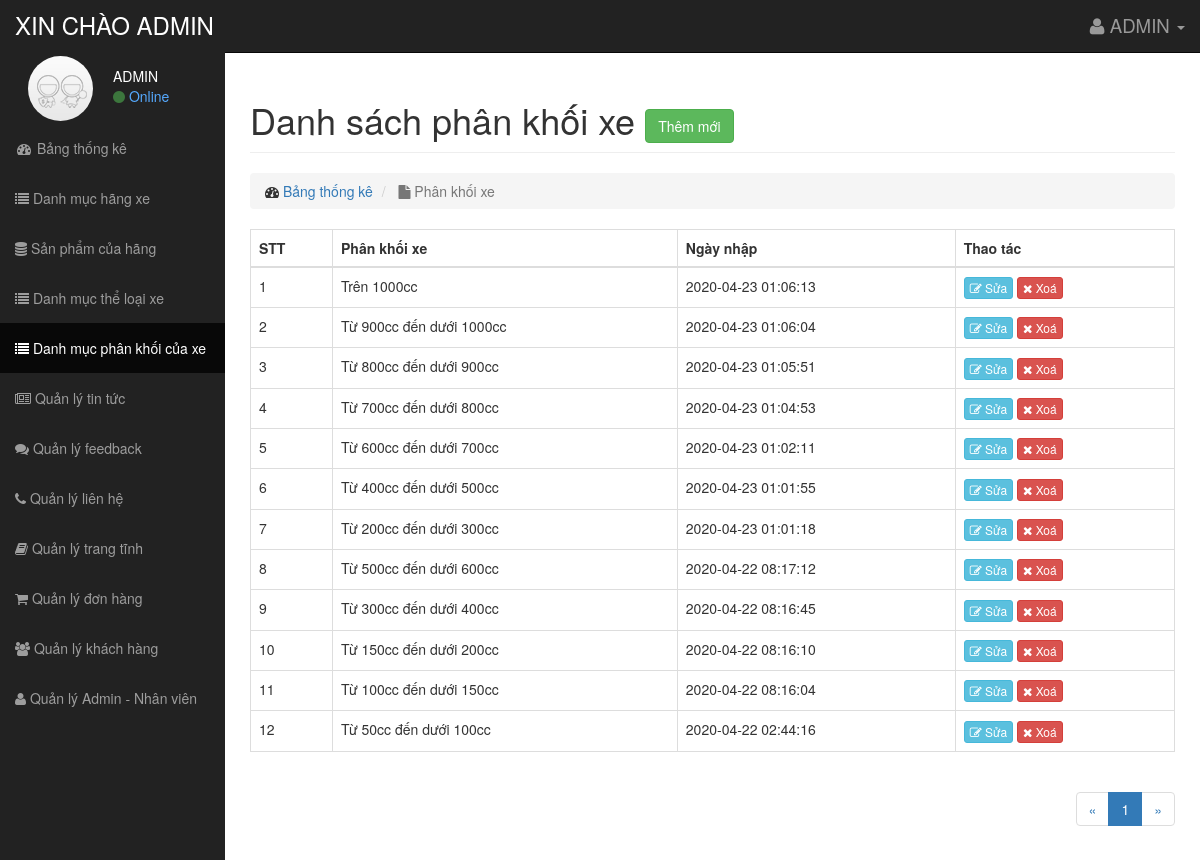
Page /damme/admin/modules/phankhoi/index.php (signed in) on the committed database.
### tables this page shows
CREATE TABLE `phankhoi` (
  `id` int(11) NOT NULL,
  `name` varchar(200) DEFAULT NULL,
  `created_at` timestamp NULL DEFAULT CURRENT_TIMESTAMP,
  `updata_at` timestamp NULL DEFAULT NULL ON UPDATE CURRENT_TIMESTAMP,
  `slug` varchar(200) DEFAULT NULL
);

### damme/libraries/Function.php (called while the page is built, shortened)
<?php
    function base_url()
    {
        return $url  = "http://localhost:8888/damme/";
    }
 ?>

### damme/libraries/Database.php (called while the page is built, shortened)
<?php
    class Database
    {
        public $link;
        public function __construct()
        {
            $this->link = mysqli_connect("localhost","root","","damme") or die ();
            mysqli_set_charset($this->link,"utf8");
        }
        public function countTable($table)
        {
            $sql = "SELECT id FROM  {$table}";
            $result = mysqli_query($this->link, $sql) or die("Lỗi Truy Vấn countTable----" .mysqli_error($this->link));
            $num = mysqli_num_rows($result);
            return $num;
        }
         public  function fetchJone($table,$sql ,$page = 0,$row ,$pagi = false )
        {
            $data = [];
            if ($pagi == true )
            {
                $total = $this->countTable($table);
                $sotrang = ceil($total / $row);
                $start = ($page - 1 ) * $row ;
                $sql .= " LIMIT $start,$row";
                $data = [ "page" => $sotrang];
                $result = mysqli_query($this->link,$sql) or die("Lỗi truy vấn fetchJone ---- " .mysqli_error($this->link));
            }
            else
            {
                $result = mysqli_query($this->link,$sql) or die("Lỗi truy vấn fetchJone ---- " .mysqli_error($this->link));
            }
            if($result)
            {
                while ($num = mysqli_fetch_assoc($result))
                {
                    $data[] = $num;
                }
            }
            return $data;
        }
    }
?>

### damme/admin/autoload/autoload.php (called while the page is built, shortened)
<?php
	require_once __DIR__. "/../../libraries/Database.php";
	require_once __DIR__. "/../../libraries/Function.php";
	$db = new Database() ;
?>

### damme/admin/modules/phankhoi/index.php (the view, shortened to what this page needs)
<?php
	require_once __DIR__. "/../../autoload/autoload.php";
	if(isset($_GET['page']))
	{
		$p = $_GET['page'];
	}
	else
	{
		$p = 1;
	}
    $sql = "SELECT  phankhoi.* FROM phankhoi ORDER BY ID DESC ";
    $admin = $db->fetchJone('phankhoi',$sql,$p,12,true);
    if (isset($admin['page']))
    {
    	$sotrang = $admin['page'];
    	unset($admin['page']);
    }
?>
<?php require_once __DIR__. "/../../layouts/header.php"; ?>
	<div class="row">
		<div class="col-lg-12">
			<h1 class="page-header">
    			Danh sách phân khối xe
    			<a href="add.php" class="btn btn-success">Thêm mới</a>
			</h1>
			<ol class="breadcrumb">
    			<li>
        			<i class="fa fa-dashboard"></i>  <a href="<?php echo base_url() ?>admin/index.php">Bảng thống kê</a>
    			</li>
    			<li class="active">
        			<i class="fa fa-file"></i> Phân khối xe
                </li>
			</ol>
		</div>
	</div>
	<div class="row">
		<div class="col-md-12">
			<div class="table-responsive">
				<table class="table table-bordered table-hover">
    				<thead>
        				<tr>
            				<th>STT</th>
            				<th>Phân khối xe</th>
            				<th>Ngày nhập</th>
            				<th>Thao tác</th>
        				</tr>
    				</thead>
    				<tbody>
                        <?php $stt = 1; foreach ($admin as $item) :?>
        				    <tr>
            				    <td><?php echo $stt ?></td>
            				    <td><?php echo $item['name'] ?></td>
            				    <td><?php echo $item['created_at'] ?></td>
            				    <td>
                                    <a class="btn btn-xs btn-info" href="edit.php?id=<?php echo $item['id'] ?>"> <i class="fa fa-edit"></i> Sửa</a>
                                    <a class="btn btn-xs btn-danger" href="delete.php?id= <?php echo $item['id'] ?>"> <i class="fa fa-times"></i> Xoá</a>
                                </td>
       			 		   </tr>
                        <?php $stt++ ;endforeach ?>
    				</tbody>
				</table>
				<div class="pull-right">
					<nav aria-label="Page navigation " class="clearfix">
						<ul class="pagination">
							<li>
								<a href="" aria-label="Previous">
									<span aria-hidden="true">&laquo;</span>
								</a>
							</li>
							<?php for( $i = 1 ; $i <= $sotrang; $i++ ) : ?>
								<?php
									if (isset($_GET['page']))
									{
										$p = $_GET['page'];
									}
									else
									{
										$p = 1;
									}
								?>
								<li class="<?php echo($i == $p) ? 'active' : '' ?>">
									<a href="?page=<?php echo $i ;?>"><?php echo $i; ?></a>
								</li>
							<?php endfor; ?>
							<li>
								<a href="" aria-label="Next">
									<span aria-hidden="true">&raquo;</span>
								</a>
							</li>
						</ul>
					</nav>
				</div>
			</div>
		</div>
	</div>
<?php require_once __DIR__. "/../../layouts/footer.php"; ?>

### damme/public/admin/css/sb-admin.css (style rules this page uses)
body { margin-top: 100px; background-color: #222; }
@media (min-width:768px) { body { margin-top: 50px; } }

### rows in the picture
phankhoi: name "Trên 1000cc", created_at "2020-04-23 01:06:13"
phankhoi: name "Từ 900cc đến dưới 1000cc", created_at "2020-04-23 01:06:04"
phankhoi: name "Từ 800cc đến dưới 900cc", created_at "2020-04-23 01:05:51"
phankhoi: name "Từ 700cc đến dưới 800cc", created_at "2020-04-23 01:04:53"
phankhoi: name "Từ 600cc đến dưới 700cc", created_at "2020-04-23 01:02:11"
phankhoi: name "Từ 400cc đến dưới 500cc", created_at "2020-04-23 01:01:55"
phankhoi: name "Từ 200cc đến dưới 300cc", created_at "2020-04-23 01:01:18"
phankhoi: name "Từ 500cc đến dưới 600cc", created_at "2020-04-22 08:17:12"
phankhoi: name "Từ 300cc đến dưới 400cc", created_at "2020-04-22 08:16:45"
phankhoi: name "Từ 150cc đến dưới 200cc", created_at "2020-04-22 08:16:10"
phankhoi: name "Từ 100cc đến dưới 150cc", created_at "2020-04-22 08:16:04"
phankhoi: name "Từ 50cc đến dưới 100cc", created_at "2020-04-22 02:44:16"

### other values in the picture
$_SESSION['admin_name'] "ADMIN"
